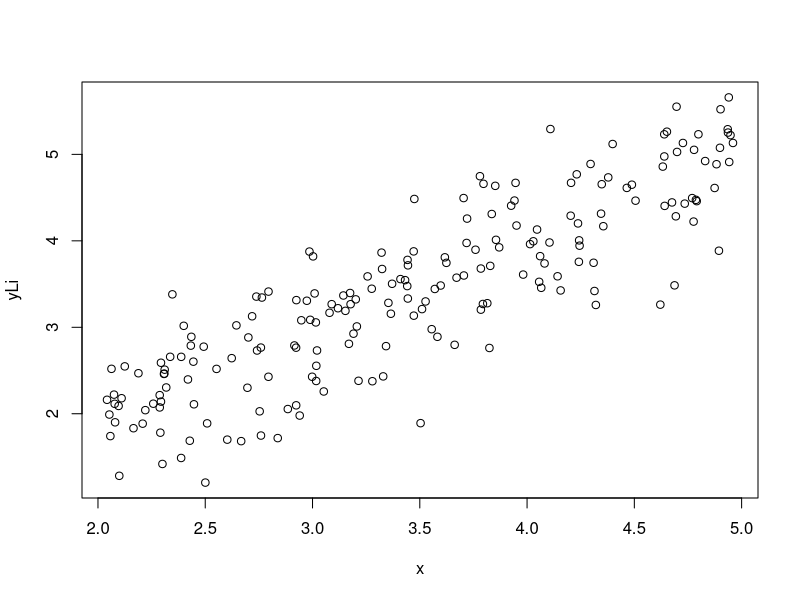
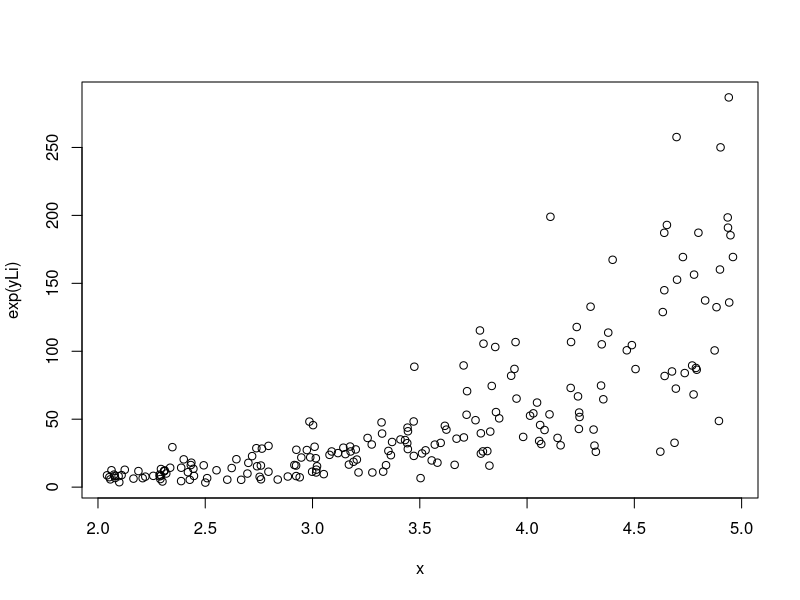
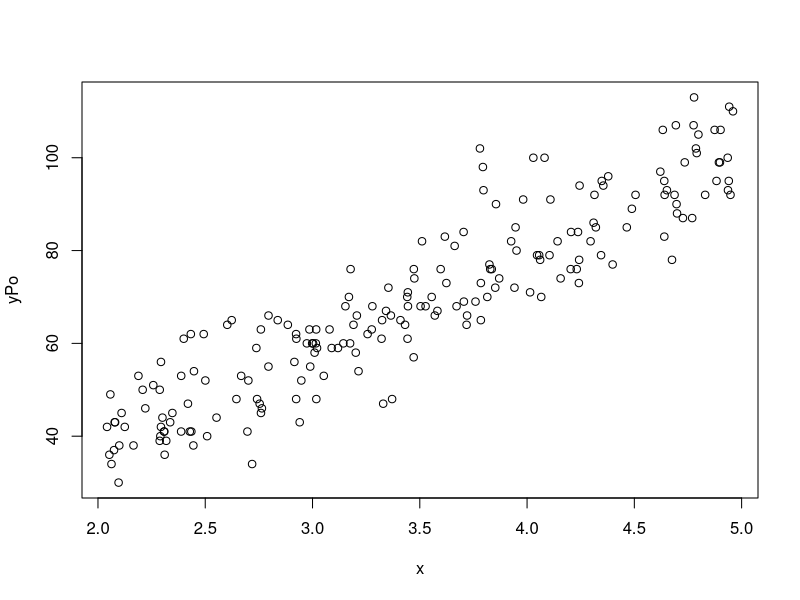
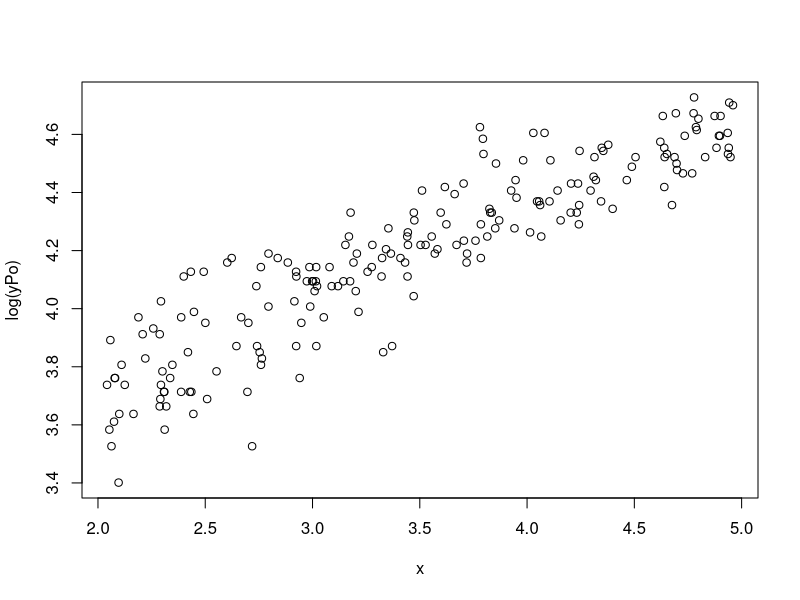
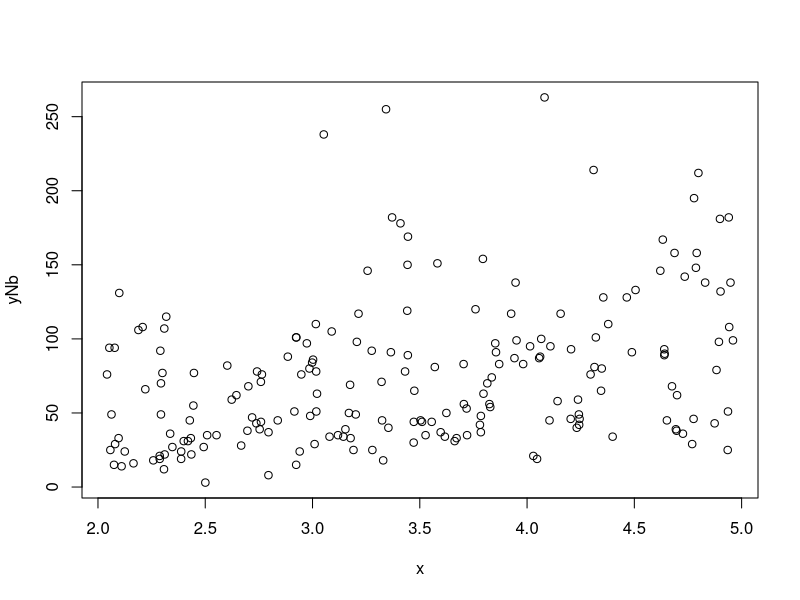
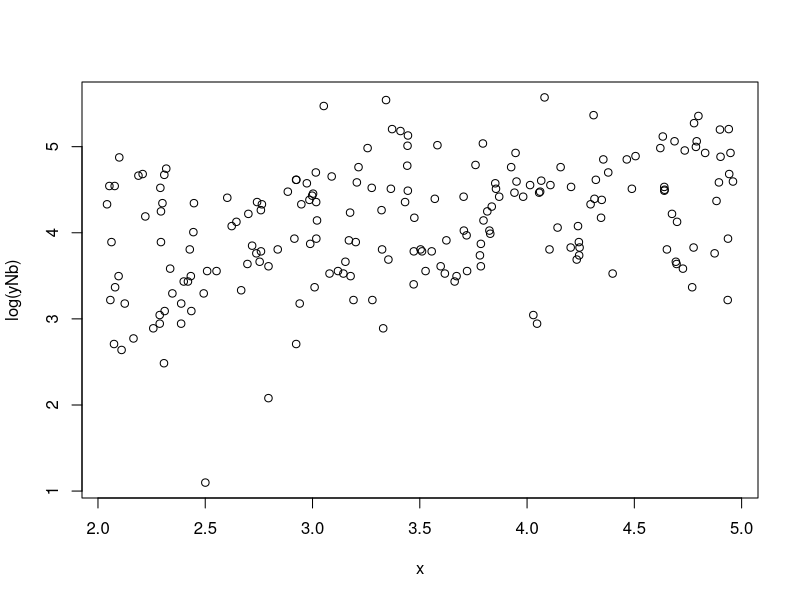
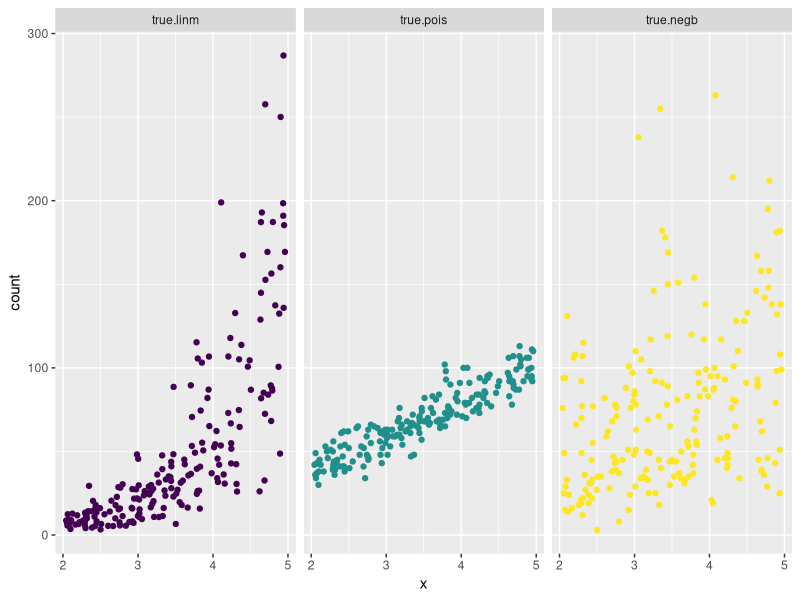
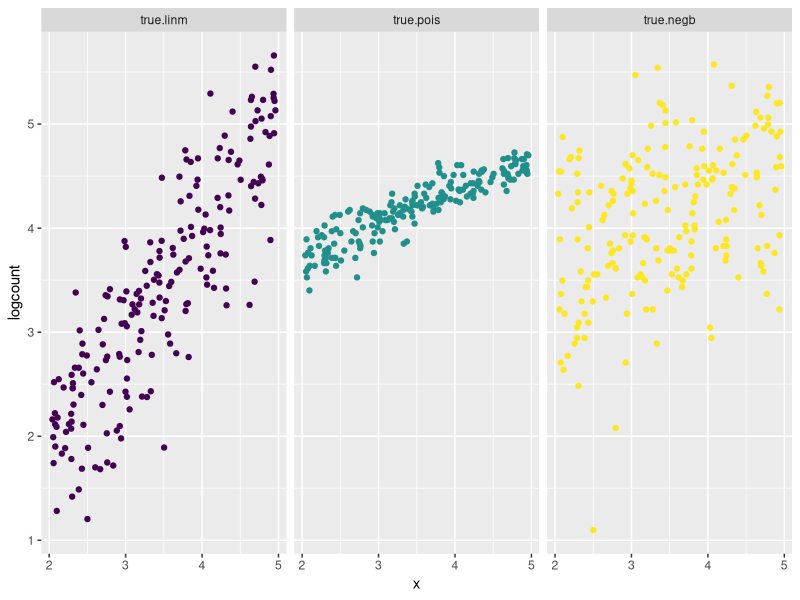

These figures' R source, in order:
# Simulation study for count data ##############################################
#
# Simulate data from 3 distributions: gaussian, poisson and neg.binomial.
# Fit models to each of these 3 assuming again gaussian, 
# poisson and neg. binomial.
# Assess model fit for all 9 combinations. 
#
# Bart Buelens, 11 Dec 2014.

library(ggplot2)
library(MASS)
library(ggthemes)

### Generate 3 data sets #######################################################
n = 200
x = runif(n, min=2, max=5)
yLi = x + rnorm(n, mean=0, sd=0.5)
summary(yLi)
yLi[yLi<0] = 0
summary(exp(yLi))
plot(x, yLi)
plot(x, exp(yLi))

yPo = rpois(n, lambda=20*x)
summary(yPo)
plot(x, yPo)
plot(x, log(yPo))

yNb = rnbinom(n, size=3, mu=20*x)
summary(yNb)
plot(x, yNb)
plot(x, log(yNb))

D = data.frame(x = rep(x,3), 
               count = c(exp(yLi), yPo, yNb), 
               logcount = c(yLi, log(yPo), log(yNb)),
               key = rep(1:n,3))
D$dgm = factor(rep(c("true.linm","true.pois","true.negb"), each=n),
               levels=c("true.linm","true.pois","true.negb"),
               ordered=TRUE)
D$logcount[D$logcount==-Inf] = 0

ggplot(D, aes(x=x, y=count)) + 
   geom_point(aes(color=dgm)) + 
   theme(legend.position="none") +
    facet_wrap(~ dgm)

ggplot(D, aes(x=x, y=logcount)) + 
   geom_point(aes(color=dgm)) + 
   theme(legend.position="none") +
  facet_wrap(~ dgm)

### Code for Prediction interval estimation ####################################
predInterval = function(Data, bN = 100) {
   N = nrow(Data)
   xdf = data.frame(x = Data$x)
   predN = length(Data$x)
   Blinm = Bpois = Bnegb = matrix(data = NA, nrow = bN, ncol = predN)
   BlinmU = BlinmL = BpoisU = BpoisL = BnegbU = BnegbL = Blinm
   qlwr = 0.025
   qupr = 0.975
   for (i in 1:bN) {
      G = Data[sample(1:N, N, replace = TRUE),]
      linmFit = glm(logcount ~ x, G, family="gaussian")
      poisFit = glm(count ~ x, G, family="poisson")
      negbFit = glm.nb(count ~ x, G)
      linmP = predict(linmFit, xdf)
      poisP = predict(poisFit, xdf)
      negbP = predict(negbFit, xdf)
      Blinm[i,] = linmP
      BlinmL[i,] = qnorm(qlwr, mean = linmP, sd = sd(residuals(linmFit)))
      BlinmU[i,] = qnorm(qupr, mean = linmP, sd = sd(residuals(linmFit)))
      Bpois[i,] = poisP
      BpoisL[i,] = log(qpois(qlwr, lambda = exp(poisP)))
      BpoisU[i,] = log(qpois(qupr, lambda = exp(poisP)))
      Bnegb[i,] = negbP
      BnegbL[i,] = log(qnbinom(qlwr, size = negbFit$theta, mu = exp(negbP)))
      BnegbU[i,] = log(qnbinom(qupr, size = negbFit$theta, mu = exp(negbP)))
   } 
   returnDataF = data.frame(pred = c(colMeans(Blinm), colMeans(Bpois), 
                                     colMeans(Bnegb)),
                         lwr = c(colMeans(BlinmL), colMeans(BpoisL), 
                                 colMeans(BnegbL)),
                         upr = c(colMeans(BlinmU), colMeans(BpoisU), 
                                 colMeans(BnegbU)),
                         key = rep(Data$key, 3))
   returnDataF$fit = factor(rep(c("fit.linm","fit.pois","fit.negb"), 
                                each=nrow(Data)),
                            levels=c("fit.linm", "fit.pois", "fit.negb"),
                            ordered=TRUE)  
   return(returnDataF)
}

### Fit each of the three with all 3 ###########################################
D = rbind(D, D, D)
D$fit = factor(rep(c("fit.linm", "fit.pois", "fit.negb"), each = 3 * n),
               levels=c("fit.linm", "fit.pois", "fit.negb"),
               ordered=TRUE)
D$yhat = NA
trueModels = c("true.linm", "true.pois", "true.negb")
for (thisDgm in trueModels) {
   D[D$fit=="fit.linm" & D$dgm==thisDgm, "yhat"] = 
      lm(logcount ~ x, subset(D, dgm==thisDgm & fit=="fit.linm"))$fitted.values
   
   D[D$fit=="fit.pois" & D$dgm==thisDgm, "yhat"] = 
      log(glm(count ~ x, subset(D, dgm==thisDgm & fit=="fit.pois"), 
              family="poisson")$fitted.values)
   
   D[D$fit=="fit.negb" & D$dgm==thisDgm, "yhat"] = 
      log(glm.nb(count ~ x, 
                 subset(D, dgm==thisDgm & fit=="fit.negb"))$fitted.values)
   
}

ggplot(D, aes(x=x, y=logcount)) + 
   geom_point(alpha=0.3) + 
   geom_line(aes(x=x, y=yhat), colour="blue") + 
   facet_grid(dgm ~ fit)

### Compute prediction intervals ###############################################

bootstrapN = 50

piLinm = predInterval(D[D$dgm=="true.linm" & D$fit=="fit.linm",], bN=bootstrapN)
piLinm$dgm = "true.linm"
piPois = predInterval(D[D$dgm=="true.pois" & D$fit=="fit.linm",], bN=bootstrapN)
piPois$dgm = "true.pois"
piNegb = predInterval(D[D$dgm=="true.negb" & D$fit=="fit.linm",], bN=bootstrapN)
piNegb$dgm = "true.negb"
piAll = rbind(piLinm, piPois, piNegb)

piAll$dgm = factor(piAll$dgm,levels=c("true.linm","true.pois","true.negb"),
                   ordered=TRUE)

D = merge(D, piAll, by=c("key", "dgm", "fit"))
dim(D)
head(D)
summary(D$lwr)
D$lwr[D$lwr == -Inf] = 0

# plot with prediction intervals, log count scale
ggplot(D, aes(x=x, y=logcount)) + 
   geom_point(alpha=0.5) + 
  geom_line(aes(x=x, y=yhat), colour="blue") + 
  geom_ribbon(aes(ymin=lwr, ymax=upr), alpha=0.3, fill="blue") +
   facet_grid(dgm ~ fit)

# same on the count scale 
ggplot(D, aes(x=x, y=count)) + 
  geom_point(alpha=0.5) + 
  geom_line(aes(x=x, y=exp(yhat)), colour="blue") + 
  geom_ribbon(aes(ymin=exp(lwr), ymax=exp(upr)), alpha=0.3, fill="blue") +
  facet_grid(dgm ~ fit)+
  theme_economist_white(gray_bg = F, base_size = 11, base_family = "sans")

### Bias diagnostic ############################################################
A = aggregate(D$count, by = list(D$dgm, D$fit), FUN = sum)
names(A) = c("true","fitted","count")
B = aggregate(exp(D$yhat), by = list(D$dgm, D$fit), FUN = sum)
A[,"estimate"] = B$x
A$relBias = (A$estimate - A$count) / A$count
A 
# Conclusion: linear model is biased, others OK

### Coverage diagnostic ########################################################
D$cvrg = D$lwr <= D$logcount & D$logcount <= D$upr
AA = aggregate(D$cvrg, by = list(D$dgm, D$fit), FUN = function(x) sum(x)/n)
names(AA) = c("true","fitted","cvrg")
AA 
# Conclusion: coverage fitting poisson is only good when data are true poisson

# Overall conclusion: fitting negbin to data from all three distributions gives 
# reasonable results. Linear is biased and Poisson underestimates variance.

